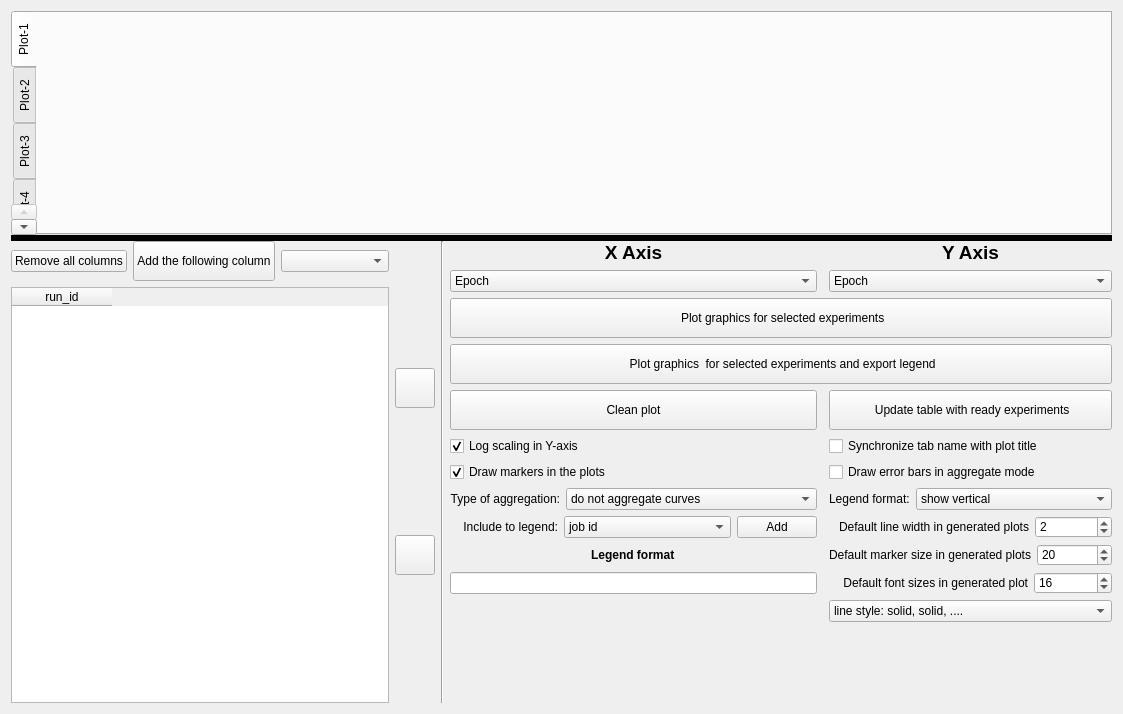
<?xml version="1.0" encoding="UTF-8"?>
<ui version="4.0">
 <class>AnalysisWidget</class>
 <widget class="QWidget" name="AnalysisWidget">
  <property name="geometry">
   <rect>
    <x>0</x>
    <y>0</y>
    <width>1123</width>
    <height>714</height>
   </rect>
  </property>
  <property name="windowTitle">
   <string>Form</string>
  </property>
  <layout class="QVBoxLayout" name="verticalLayout_3">
   <item>
    <widget class="QSplitter" name="splitter">
     <property name="sizePolicy">
      <sizepolicy hsizetype="Preferred" vsizetype="Minimum">
       <horstretch>0</horstretch>
       <verstretch>0</verstretch>
      </sizepolicy>
     </property>
     <property name="styleSheet">
      <string notr="true">QSplitter::handle{background:black}</string>
     </property>
     <property name="lineWidth">
      <number>1</number>
     </property>
     <property name="orientation">
      <enum>Qt::Vertical</enum>
     </property>
     <property name="handleWidth">
      <number>6</number>
     </property>
     <widget class="QTabWidget" name="tabWidget">
      <property name="sizePolicy">
       <sizepolicy hsizetype="Expanding" vsizetype="Minimum">
        <horstretch>0</horstretch>
        <verstretch>0</verstretch>
       </sizepolicy>
      </property>
      <property name="tabletTracking">
       <bool>false</bool>
      </property>
      <property name="tabPosition">
       <enum>QTabWidget::West</enum>
      </property>
      <property name="tabShape">
       <enum>QTabWidget::Rounded</enum>
      </property>
      <property name="currentIndex">
       <number>0</number>
      </property>
      <widget class="QWidget" name="tabCustomPlot1">
       <attribute name="title">
        <string>Plot-1</string>
       </attribute>
       <layout class="QHBoxLayout" name="horizontalLayout_2">
        <item>
         <layout class="QVBoxLayout" name="loCustomPlot_1"/>
        </item>
       </layout>
      </widget>
      <widget class="QWidget" name="tabCustomPlot2">
       <attribute name="title">
        <string>Plot-2</string>
       </attribute>
       <layout class="QHBoxLayout" name="horizontalLayout_6">
        <item>
         <layout class="QVBoxLayout" name="loCustomPlot_2"/>
        </item>
       </layout>
      </widget>
      <widget class="QWidget" name="tabCustomPlot3">
       <attribute name="title">
        <string>Plot-3</string>
       </attribute>
       <layout class="QHBoxLayout" name="horizontalLayout_4">
        <item>
         <layout class="QVBoxLayout" name="loCustomPlot_3"/>
        </item>
       </layout>
      </widget>
      <widget class="QWidget" name="tabCustomPlot4">
       <attribute name="title">
        <string>Plot-4</string>
       </attribute>
       <layout class="QHBoxLayout" name="horizontalLayout_5">
        <item>
         <layout class="QVBoxLayout" name="loCustomPlot_4"/>
        </item>
       </layout>
      </widget>
      <widget class="QWidget" name="tabCustomPlot5">
       <attribute name="title">
        <string>Plot-5</string>
       </attribute>
       <layout class="QHBoxLayout" name="horizontalLayout_3">
        <item>
         <layout class="QVBoxLayout" name="loCustomPlot_5"/>
        </item>
       </layout>
      </widget>
      <widget class="QWidget" name="tabCustomPlot6">
       <attribute name="title">
        <string>Plot-6</string>
       </attribute>
       <layout class="QHBoxLayout" name="horizontalLayout_4">
        <item>
         <layout class="QVBoxLayout" name="loCustomPlot_6"/>
        </item>
       </layout>
      </widget>
      <widget class="QWidget" name="tabCustomPlot7">
       <attribute name="title">
        <string>Plot-7</string>
       </attribute>
       <layout class="QHBoxLayout" name="horizontalLayout_5">
        <item>
         <layout class="QVBoxLayout" name="loCustomPlot_7"/>
        </item>
       </layout>
      </widget>
     </widget>
     <widget class="QWidget" name="layoutWidget">
      <layout class="QHBoxLayout" name="horizontalLayout">
       <item>
        <layout class="QVBoxLayout" name="verticalLayout">
         <item>
          <layout class="QHBoxLayout" name="horizontalLayout_17">
           <item>
            <widget class="QPushButton" name="btnCleanExperimentsColumns">
             <property name="minimumSize">
              <size>
               <width>0</width>
               <height>20</height>
              </size>
             </property>
             <property name="text">
              <string>Remove all columns</string>
             </property>
             <property name="icon">
              <iconset resource="../resources/resources.qrc">
               <normaloff>:/root/remove.png</normaloff>:/root/remove.png</iconset>
             </property>
            </widget>
           </item>
           <item>
            <widget class="QPushButton" name="btnAddExperimentsColumn">
             <property name="minimumSize">
              <size>
               <width>0</width>
               <height>40</height>
              </size>
             </property>
             <property name="text">
              <string>Add the following column</string>
             </property>
             <property name="icon">
              <iconset resource="../resources/resources.qrc">
               <normaloff>:/root/button_plus_green.png</normaloff>:/root/button_plus_green.png</iconset>
             </property>
            </widget>
           </item>
           <item>
            <widget class="QComboBox" name="cbxbAddExperimentColumn">
             <property name="minimumSize">
              <size>
               <width>0</width>
               <height>20</height>
              </size>
             </property>
             <property name="styleSheet">
              <string notr="true"/>
             </property>
            </widget>
           </item>
          </layout>
         </item>
         <item>
          <widget class="QTableWidget" name="tblExperiments">
           <property name="sizePolicy">
            <sizepolicy hsizetype="Expanding" vsizetype="Expanding">
             <horstretch>0</horstretch>
             <verstretch>0</verstretch>
            </sizepolicy>
           </property>
           <property name="selectionBehavior">
            <enum>QAbstractItemView::SelectRows</enum>
           </property>
           <column>
            <property name="text">
             <string>run_id</string>
            </property>
           </column>
          </widget>
         </item>
        </layout>
       </item>
       <item>
        <layout class="QVBoxLayout" name="verticalLayout_2">
         <property name="spacing">
          <number>0</number>
         </property>
         <property name="sizeConstraint">
          <enum>QLayout::SetMinAndMaxSize</enum>
         </property>
         <item>
          <widget class="QPushButton" name="btnMoveSimulationUp">
           <property name="sizePolicy">
            <sizepolicy hsizetype="Minimum" vsizetype="Minimum">
             <horstretch>0</horstretch>
             <verstretch>0</verstretch>
            </sizepolicy>
           </property>
           <property name="maximumSize">
            <size>
             <width>40</width>
             <height>40</height>
            </size>
           </property>
           <property name="toolTip">
            <string>Move selected experiments up</string>
           </property>
           <property name="text">
            <string/>
           </property>
           <property name="icon">
            <iconset resource="../resources/resources.qrc">
             <normaloff>:/root/arrow_up_double.png</normaloff>:/root/arrow_up_double.png</iconset>
           </property>
          </widget>
         </item>
         <item>
          <widget class="QPushButton" name="btnMoveSimulationDown">
           <property name="sizePolicy">
            <sizepolicy hsizetype="Minimum" vsizetype="Minimum">
             <horstretch>0</horstretch>
             <verstretch>0</verstretch>
            </sizepolicy>
           </property>
           <property name="minimumSize">
            <size>
             <width>0</width>
             <height>0</height>
            </size>
           </property>
           <property name="maximumSize">
            <size>
             <width>40</width>
             <height>40</height>
            </size>
           </property>
           <property name="toolTip">
            <string>Move selected experiments down</string>
           </property>
           <property name="text">
            <string/>
           </property>
           <property name="icon">
            <iconset resource="../resources/resources.qrc">
             <normaloff>:/root/arrow_down_double.png</normaloff>:/root/arrow_down_double.png</iconset>
           </property>
          </widget>
         </item>
        </layout>
       </item>
       <item>
        <widget class="Line" name="line">
         <property name="orientation">
          <enum>Qt::Vertical</enum>
         </property>
        </widget>
       </item>
       <item>
        <layout class="QGridLayout" name="gridLayout">
         <item row="11" column="1">
          <widget class="QCheckBox" name="cbxDrawMarkers">
           <property name="sizePolicy">
            <sizepolicy hsizetype="Preferred" vsizetype="Fixed">
             <horstretch>0</horstretch>
             <verstretch>0</verstretch>
            </sizepolicy>
           </property>
           <property name="text">
            <string>Draw markers in the plots</string>
           </property>
           <property name="checked">
            <bool>true</bool>
           </property>
          </widget>
         </item>
         <item row="9" column="3">
          <widget class="QPushButton" name="btnUpdateTable">
           <property name="sizePolicy">
            <sizepolicy hsizetype="Preferred" vsizetype="Fixed">
             <horstretch>0</horstretch>
             <verstretch>0</verstretch>
            </sizepolicy>
           </property>
           <property name="minimumSize">
            <size>
             <width>0</width>
             <height>40</height>
            </size>
           </property>
           <property name="text">
            <string> Update table with ready experiments</string>
           </property>
           <property name="icon">
            <iconset resource="../resources/resources.qrc">
             <normaloff>:/root/refresh.png</normaloff>:/root/refresh.png</iconset>
           </property>
          </widget>
         </item>
         <item row="16" column="1">
          <layout class="QHBoxLayout" name="horizontalLayout_14">
           <item>
            <widget class="QLabel" name="lblTypeAggregation">
             <property name="sizePolicy">
              <sizepolicy hsizetype="Maximum" vsizetype="Minimum">
               <horstretch>0</horstretch>
               <verstretch>0</verstretch>
              </sizepolicy>
             </property>
             <property name="text">
              <string>Type of aggregation:</string>
             </property>
             <property name="alignment">
              <set>Qt::AlignRight|Qt::AlignTrailing|Qt::AlignVCenter</set>
             </property>
            </widget>
           </item>
           <item>
            <widget class="QComboBox" name="cbxAggregateCurves">
             <property name="sizePolicy">
              <sizepolicy hsizetype="Minimum" vsizetype="Fixed">
               <horstretch>0</horstretch>
               <verstretch>0</verstretch>
              </sizepolicy>
             </property>
             <item>
              <property name="text">
               <string>do not aggregate curves</string>
              </property>
             </item>
             <item>
              <property name="text">
               <string>aggregate curves by experiment group</string>
              </property>
             </item>
             <item>
              <property name="text">
               <string>aggregate curves by algorithm name</string>
              </property>
             </item>
            </widget>
           </item>
          </layout>
         </item>
         <item row="27" column="3">
          <spacer name="verticalSpacer">
           <property name="orientation">
            <enum>Qt::Vertical</enum>
           </property>
           <property name="sizeHint" stdset="0">
            <size>
             <width>20</width>
             <height>40</height>
            </size>
           </property>
          </spacer>
         </item>
         <item row="21" column="1">
          <layout class="QHBoxLayout" name="horizontalLayout_12">
           <item>
            <widget class="QLabel" name="lblLegendFormat">
             <property name="sizePolicy">
              <sizepolicy hsizetype="Maximum" vsizetype="Preferred">
               <horstretch>0</horstretch>
               <verstretch>0</verstretch>
              </sizepolicy>
             </property>
             <property name="font">
              <font>
               <bold>true</bold>
              </font>
             </property>
             <property name="text">
              <string>Legend format</string>
             </property>
             <property name="alignment">
              <set>Qt::AlignLeading|Qt::AlignLeft|Qt::AlignVCenter</set>
             </property>
            </widget>
           </item>
          </layout>
         </item>
         <item row="6" column="1" rowspan="2" colspan="3">
          <widget class="QPushButton" name="btnPlotAndExportLegend">
           <property name="minimumSize">
            <size>
             <width>0</width>
             <height>40</height>
            </size>
           </property>
           <property name="text">
            <string> Plot graphics  for selected experiments and export legend</string>
           </property>
           <property name="icon">
            <iconset resource="../resources/resources.qrc">
             <normaloff>:/root/plots.png</normaloff>:/root/plots.png</iconset>
           </property>
          </widget>
         </item>
         <item row="24" column="3">
          <layout class="QHBoxLayout" name="horizontalLayout_8">
           <item>
            <widget class="QLabel" name="lblFontSize">
             <property name="text">
              <string>    Default font sizes in generated plot</string>
             </property>
             <property name="alignment">
              <set>Qt::AlignRight|Qt::AlignTrailing|Qt::AlignVCenter</set>
             </property>
            </widget>
           </item>
           <item>
            <widget class="QSpinBox" name="sbxFontSizes">
             <property name="sizePolicy">
              <sizepolicy hsizetype="Preferred" vsizetype="Fixed">
               <horstretch>0</horstretch>
               <verstretch>0</verstretch>
              </sizepolicy>
             </property>
             <property name="minimum">
              <number>1</number>
             </property>
             <property name="maximum">
              <number>100</number>
             </property>
             <property name="value">
              <number>16</number>
             </property>
            </widget>
           </item>
          </layout>
         </item>
         <item row="20" column="3">
          <layout class="QHBoxLayout" name="horizontalLayout_7">
           <item>
            <widget class="QLabel" name="lbLineWidthSize">
             <property name="text">
              <string>   Default line width in generated plots</string>
             </property>
             <property name="alignment">
              <set>Qt::AlignRight|Qt::AlignTrailing|Qt::AlignVCenter</set>
             </property>
            </widget>
           </item>
           <item>
            <widget class="QSpinBox" name="sbxLineWidthSize">
             <property name="sizePolicy">
              <sizepolicy hsizetype="Preferred" vsizetype="Fixed">
               <horstretch>0</horstretch>
               <verstretch>0</verstretch>
              </sizepolicy>
             </property>
             <property name="minimum">
              <number>1</number>
             </property>
             <property name="value">
              <number>2</number>
             </property>
            </widget>
           </item>
          </layout>
         </item>
         <item row="0" column="3">
          <widget class="QLabel" name="lblYAxis">
           <property name="font">
            <font>
             <pointsize>14</pointsize>
             <bold>true</bold>
            </font>
           </property>
           <property name="text">
            <string>Y Axis</string>
           </property>
           <property name="alignment">
            <set>Qt::AlignCenter</set>
           </property>
          </widget>
         </item>
         <item row="20" column="1">
          <layout class="QHBoxLayout" name="horizontalLayout_10">
           <item>
            <widget class="QLabel" name="lblIncludeToLegend">
             <property name="sizePolicy">
              <sizepolicy hsizetype="Maximum" vsizetype="Preferred">
               <horstretch>0</horstretch>
               <verstretch>0</verstretch>
              </sizepolicy>
             </property>
             <property name="text">
              <string>    Include to legend:</string>
             </property>
             <property name="alignment">
              <set>Qt::AlignRight|Qt::AlignTrailing|Qt::AlignVCenter</set>
             </property>
            </widget>
           </item>
           <item>
            <widget class="QComboBox" name="cbxIncludeToLegend">
             <property name="sizePolicy">
              <sizepolicy hsizetype="Minimum" vsizetype="Fixed">
               <horstretch>0</horstretch>
               <verstretch>0</verstretch>
              </sizepolicy>
             </property>
             <item>
              <property name="text">
               <string>job id</string>
              </property>
             </item>
             <item>
              <property name="text">
               <string>compressors schema</string>
              </property>
             </item>
             <item>
              <property name="text">
               <string>algorithm name</string>
              </property>
             </item>
             <item>
              <property name="text">
               <string>algorithm options</string>
              </property>
             </item>
             <item>
              <property name="text">
               <string>number of local iterations</string>
              </property>
             </item>
             <item>
              <property name="text">
               <string>global step size</string>
              </property>
             </item>
             <item>
              <property name="text">
               <string>local step size</string>
              </property>
             </item>
             <item>
              <property name="text">
               <string>comment</string>
              </property>
             </item>
             <item>
              <property name="text">
               <string>group name</string>
              </property>
             </item>
             <item>
              <property name="text">
               <string>total rounds</string>
              </property>
             </item>
             <item>
              <property name="text">
               <string>completed rounds</string>
              </property>
             </item>
             <item>
              <property name="text">
               <string>dimension of x</string>
              </property>
             </item>
             <item>
              <property name="text">
               <string>total number of clients</string>
              </property>
             </item>
             <item>
              <property name="text">
               <string>start time for simulation</string>
              </property>
             </item>
             <item>
              <property name="text">
               <string>aggregated experiments</string>
              </property>
             </item>
            </widget>
           </item>
           <item>
            <widget class="QPushButton" name="btnIncludeToLegend">
             <property name="sizePolicy">
              <sizepolicy hsizetype="Preferred" vsizetype="Minimum">
               <horstretch>0</horstretch>
               <verstretch>0</verstretch>
              </sizepolicy>
             </property>
             <property name="text">
              <string>Add</string>
             </property>
             <property name="icon">
              <iconset resource="../resources/resources.qrc">
               <normaloff>:/root/add.png</normaloff>:/root/add.png</iconset>
             </property>
            </widget>
           </item>
          </layout>
         </item>
         <item row="11" column="3">
          <widget class="QCheckBox" name="cbxDrawErrorBars">
           <property name="text">
            <string>Draw error bars in aggregate mode</string>
           </property>
          </widget>
         </item>
         <item row="10" column="1">
          <widget class="QCheckBox" name="cbxLegendLogScalingY">
           <property name="sizePolicy">
            <sizepolicy hsizetype="Preferred" vsizetype="Fixed">
             <horstretch>0</horstretch>
             <verstretch>0</verstretch>
            </sizepolicy>
           </property>
           <property name="text">
            <string>Log scaling in Y-axis</string>
           </property>
           <property name="checked">
            <bool>true</bool>
           </property>
          </widget>
         </item>
         <item row="0" column="1">
          <widget class="QLabel" name="lblXAxis">
           <property name="font">
            <font>
             <pointsize>14</pointsize>
             <bold>true</bold>
            </font>
           </property>
           <property name="text">
            <string>X Axis</string>
           </property>
           <property name="alignment">
            <set>Qt::AlignCenter</set>
           </property>
          </widget>
         </item>
         <item row="5" column="1" colspan="3">
          <widget class="QPushButton" name="btnPlot">
           <property name="sizePolicy">
            <sizepolicy hsizetype="Preferred" vsizetype="Minimum">
             <horstretch>0</horstretch>
             <verstretch>0</verstretch>
            </sizepolicy>
           </property>
           <property name="minimumSize">
            <size>
             <width>0</width>
             <height>40</height>
            </size>
           </property>
           <property name="toolTip">
            <string>Plot graphics (F8)</string>
           </property>
           <property name="text">
            <string> Plot graphics for selected experiments</string>
           </property>
           <property name="icon">
            <iconset resource="../resources/resources.qrc">
             <normaloff>:/root/plots.png</normaloff>:/root/plots.png</iconset>
           </property>
           <property name="shortcut">
            <string>F8</string>
           </property>
          </widget>
         </item>
         <item row="9" column="1">
          <widget class="QPushButton" name="btnCleanPlot">
           <property name="sizePolicy">
            <sizepolicy hsizetype="Preferred" vsizetype="Fixed">
             <horstretch>0</horstretch>
             <verstretch>0</verstretch>
            </sizepolicy>
           </property>
           <property name="minimumSize">
            <size>
             <width>0</width>
             <height>40</height>
            </size>
           </property>
           <property name="text">
            <string>Clean plot</string>
           </property>
           <property name="icon">
            <iconset resource="../resources/resources.qrc">
             <normaloff>:/root/gnome_clear.png</normaloff>:/root/gnome_clear.png</iconset>
           </property>
          </widget>
         </item>
         <item row="21" column="3">
          <layout class="QHBoxLayout" name="horizontalLayout_9">
           <item>
            <widget class="QLabel" name="lblDefaultMarkerSizes">
             <property name="text">
              <string>Default marker size in generated plots</string>
             </property>
             <property name="alignment">
              <set>Qt::AlignRight|Qt::AlignTrailing|Qt::AlignVCenter</set>
             </property>
            </widget>
           </item>
           <item>
            <widget class="QSpinBox" name="sbxDefaultMarkerSizes">
             <property name="sizePolicy">
              <sizepolicy hsizetype="Preferred" vsizetype="Fixed">
               <horstretch>0</horstretch>
               <verstretch>0</verstretch>
              </sizepolicy>
             </property>
             <property name="minimum">
              <number>0</number>
             </property>
             <property name="value">
              <number>20</number>
             </property>
            </widget>
           </item>
          </layout>
         </item>
         <item row="24" column="1">
          <widget class="QLineEdit" name="edtLegendFormatString">
           <property name="sizePolicy">
            <sizepolicy hsizetype="Minimum" vsizetype="Fixed">
             <horstretch>0</horstretch>
             <verstretch>0</verstretch>
            </sizepolicy>
           </property>
          </widget>
         </item>
         <item row="2" column="1">
          <widget class="QComboBox" name="cbxXaxis">
           <property name="font">
            <font>
             <bold>false</bold>
            </font>
           </property>
           <item>
            <property name="text">
             <string>Epoch</string>
            </property>
           </item>
           <item>
            <property name="text">
             <string>Rounds</string>
            </property>
           </item>
           <item>
            <property name="text">
             <string>Time (minutes)</string>
            </property>
           </item>
           <item>
            <property name="text">
             <string>Time per one communication round (minutes)</string>
            </property>
           </item>
           <item>
            <property name="text">
             <string>Norm of server stochastic gradient (proxy train)</string>
            </property>
           </item>
           <item>
            <property name="text">
             <string>Running function value (proxy train)</string>
            </property>
           </item>
           <item>
            <property name="text">
             <string>Norm of function gradient square(train)</string>
            </property>
           </item>
           <item>
            <property name="text">
             <string>Norm of function gradient (train)</string>
            </property>
           </item>
           <item>
            <property name="text">
             <string>Function value (train)</string>
            </property>
           </item>
           <item>
            <property name="text">
             <string>Distance to solution squared (train)</string>
            </property>
           </item>
           <item>
            <property name="text">
             <string>Norm of iterate at round start (train)</string>
            </property>
           </item>
           <item>
            <property name="text">
             <string>Norm of function gradient square(validation)</string>
            </property>
           </item>
           <item>
            <property name="text">
             <string>Function value (validation)</string>
            </property>
           </item>
           <item>
            <property name="text">
             <string>GPU Memory (Megabytes)</string>
            </property>
           </item>
           <item>
            <property name="text">
             <string>GPU Memory (Gigabytes)</string>
            </property>
           </item>
           <item>
            <property name="text">
             <string># of bits from clients/#workers</string>
            </property>
           </item>
           <item>
            <property name="text">
             <string># of bits from clients/#total workers</string>
            </property>
           </item>
           <item>
            <property name="text">
             <string># of bits from clients</string>
            </property>
           </item>
           <item>
            <property name="text">
             <string>Full gradient oracles (train)</string>
            </property>
           </item>
           <item>
            <property name="text">
             <string>Sample gradient oracles (train)</string>
            </property>
           </item>
           <item>
            <property name="text">
             <string>Loss (validation)</string>
            </property>
           </item>
           <item>
            <property name="text">
             <string>Top1 acc (validation)</string>
            </property>
           </item>
           <item>
            <property name="text">
             <string>Top5 acc (validation)</string>
            </property>
           </item>
           <item>
            <property name="text">
             <string>Number of compute devices</string>
            </property>
           </item>
          </widget>
         </item>
         <item row="2" column="3">
          <widget class="QComboBox" name="cbxYaxis">
           <item>
            <property name="text">
             <string>Epoch</string>
            </property>
           </item>
           <item>
            <property name="text">
             <string>Rounds</string>
            </property>
           </item>
           <item>
            <property name="text">
             <string>Time (minutes)</string>
            </property>
           </item>
           <item>
            <property name="text">
             <string>Time per one communication round (minutes)</string>
            </property>
           </item>
           <item>
            <property name="text">
             <string>Norm of server stochastic gradient (proxy train)</string>
            </property>
           </item>
           <item>
            <property name="text">
             <string>Running function value (proxy train)</string>
            </property>
           </item>
           <item>
            <property name="text">
             <string>Norm of function gradient square(train)</string>
            </property>
           </item>
           <item>
            <property name="text">
             <string>Norm of function gradient (train)</string>
            </property>
           </item>
           <item>
            <property name="text">
             <string>Function value (train)</string>
            </property>
           </item>
           <item>
            <property name="text">
             <string>Distance to solution squared (train)</string>
            </property>
           </item>
           <item>
            <property name="text">
             <string>Norm of iterate at round start (train)</string>
            </property>
           </item>
           <item>
            <property name="text">
             <string>Norm of function gradient square(validation)</string>
            </property>
           </item>
           <item>
            <property name="text">
             <string>Function value (validation)</string>
            </property>
           </item>
           <item>
            <property name="text">
             <string>GPU Memory (Megabytes)</string>
            </property>
           </item>
           <item>
            <property name="text">
             <string>GPU Memory (Gigabytes)</string>
            </property>
           </item>
           <item>
            <property name="text">
             <string># of bits from clients/#workers</string>
            </property>
           </item>
           <item>
            <property name="text">
             <string># of bits from clients/#total workers</string>
            </property>
           </item>
           <item>
            <property name="text">
             <string># of bits from clients</string>
            </property>
           </item>
           <item>
            <property name="text">
             <string>Full gradient oracles (train)</string>
            </property>
           </item>
           <item>
            <property name="text">
             <string>Sample gradient oracles (train)</string>
            </property>
           </item>
           <item>
            <property name="text">
             <string>Loss (validation)</string>
            </property>
           </item>
           <item>
            <property name="text">
             <string>Top1 acc (validation)</string>
            </property>
           </item>
           <item>
            <property name="text">
             <string>Top5 acc (validation)</string>
            </property>
           </item>
           <item>
            <property name="text">
             <string>Number of compute devices</string>
            </property>
           </item>
          </widget>
         </item>
         <item row="10" column="3">
          <widget class="QCheckBox" name="cbxSyncTitleWithTabName">
           <property name="sizePolicy">
            <sizepolicy hsizetype="Preferred" vsizetype="Fixed">
             <horstretch>0</horstretch>
             <verstretch>0</verstretch>
            </sizepolicy>
           </property>
           <property name="text">
            <string>Synchronize tab name with plot title</string>
           </property>
          </widget>
         </item>
         <item row="16" column="3">
          <layout class="QHBoxLayout" name="horizontalLayout_13">
           <item>
            <widget class="QLabel" name="lblLegendFormatInPlot">
             <property name="text">
              <string>Legend format:</string>
             </property>
            </widget>
           </item>
           <item>
            <widget class="QComboBox" name="cbxLegendFormat">
             <property name="sizePolicy">
              <sizepolicy hsizetype="Expanding" vsizetype="Fixed">
               <horstretch>0</horstretch>
               <verstretch>0</verstretch>
              </sizepolicy>
             </property>
             <property name="currentIndex">
              <number>1</number>
             </property>
             <item>
              <property name="text">
               <string>no legend</string>
              </property>
             </item>
             <item>
              <property name="text">
               <string>show vertical</string>
              </property>
             </item>
             <item>
              <property name="text">
               <string>show horizontal</string>
              </property>
             </item>
            </widget>
           </item>
          </layout>
         </item>
         <item row="30" column="1">
          <layout class="QHBoxLayout" name="horizontalLayout_11"/>
         </item>
         <item row="25" column="3">
          <widget class="QComboBox" name="cbxLineStyle">
           <item>
            <property name="text">
             <string>line style: solid, solid, ....</string>
            </property>
           </item>
           <item>
            <property name="text">
             <string>line style: dashed, dashed, ...</string>
            </property>
           </item>
           <item>
            <property name="text">
             <string>line style: solid,..., dashed, ...</string>
            </property>
           </item>
           <item>
            <property name="text">
             <string>line style: dashed,..., solid, ...</string>
            </property>
           </item>
          </widget>
         </item>
         <item row="27" column="1">
          <spacer name="verticalSpacer_2">
           <property name="orientation">
            <enum>Qt::Vertical</enum>
           </property>
           <property name="sizeHint" stdset="0">
            <size>
             <width>20</width>
             <height>40</height>
            </size>
           </property>
          </spacer>
         </item>
        </layout>
       </item>
      </layout>
     </widget>
    </widget>
   </item>
  </layout>
 </widget>
 <resources>
  <include location="../resources/resources.qrc"/>
 </resources>
 <connections/>
</ui>
